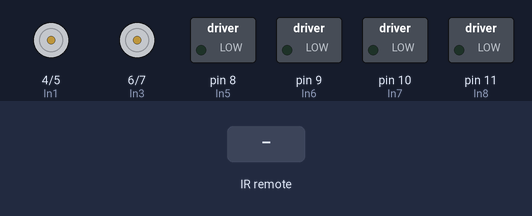
A sketch run on a simulated Arduino Uno, built with avr-gcc and run on an emulated ATmega328P. On the bench: motor-driver pin pairs drawn as motors (green arrow = first pin HIGH = forward, orange = second pin HIGH = backward, longer = more drive), switched loads named in the sketch (green lamp = pin HIGH). Inputs (shaded band) come from the test bench.

Above: at 1.2 s.
1.3 s: infrared code 0x10458 received
At 1.9 s:
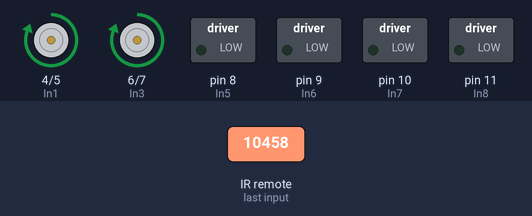
2.8 s: infrared code 0x10459 received
At 4.0 s:
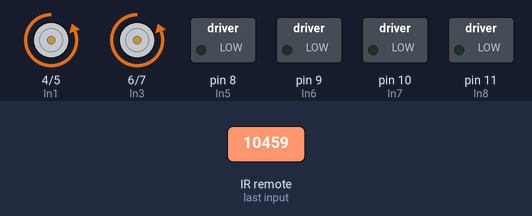
4.3 s: infrared code 0x1045B received
At 5.4 s:
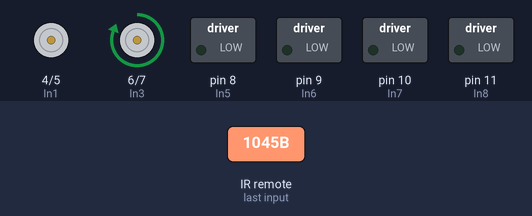
5.8 s: infrared code 0x1045A received
At 6.5 s:
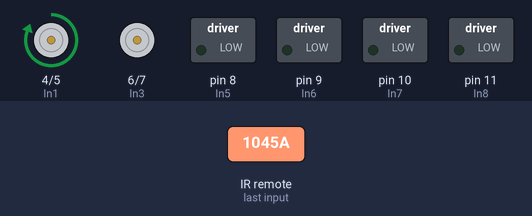
7.3 s: infrared code 0x1045C received
At 7.7 s:
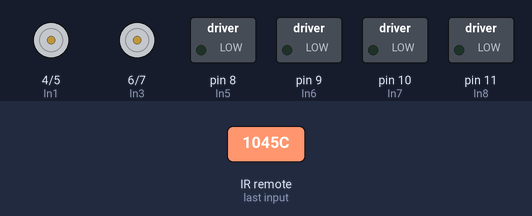
8.8 s: infrared code 0x458 received
At 10.0 s:
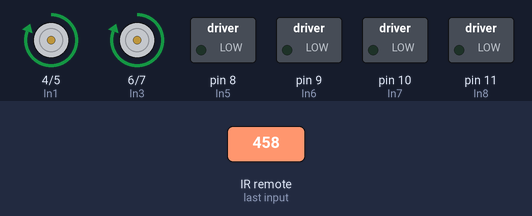
Timing chart, 0 to 11.3 s (numbered marks = the images above; inputs shaded):
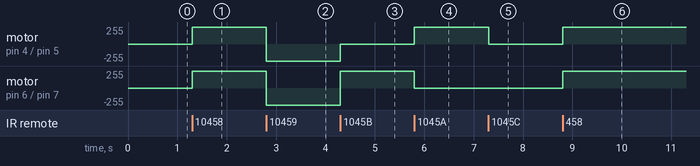

The sketch:

sketch_jun06_L298N.ino
```cpp
#include <IRremote.h>

const int In1 = 4;
const int In2 = 5;
const int In3 = 6;
const int In4 = 7;
const int In5 = 8;
const int In6 = 9;
const int In7 = 10;
const int In8 = 11;
const byte RECV_PIN = 3;

IRrecv irrecv(RECV_PIN);
decode_results results;


void setup() {
  irrecv.enableIRIn();
  pinMode(In1, OUTPUT);
  pinMode(In2, OUTPUT);
  pinMode(In3, OUTPUT);
  pinMode(In4, OUTPUT);
  pinMode(In5, OUTPUT);
  pinMode(In6, OUTPUT);
  pinMode(In7, OUTPUT);
  pinMode(In8, OUTPUT);
}
void loop() {
  if (irrecv.decode(&results)) { // 如果收到紅外線遙控訊號...
    switch (results.value) { // 讀取解析之後的數值，並且比較...
      case 0x10458: // 若此數值等於「錄影」...
        mfront();
        break;
      case 0x10459: // 若此數值等於「錄影」...
        mback();
        break;
      case 0x1045B: // 若此數值等於「錄影」...
        mleft();
        break;
      case 0x1045A: // 若此數值等於「錄影」...
        mright();
        break;
      case 0x1045C: // 若此數值等於「錄影」...
        mstop();
        break;
      case 0x458: // 若此數值等於「錄影」...
        mfront();
        break;
      case 0x459: // 若此數值等於「錄影」...
        mback();
        break;
      case 0x45B: // 若此數值等於「錄影」...
        mleft();
        break;
      case 0x45A: // 若此數值等於「錄影」...
        mright();
        break;
      case 0x45C: // 若此數值等於「錄影」...
        mstop();
        break;


      case 0x10406: // 若此數值等於「左方向鍵」...
        aleft();
        break;
      case 0x10404: // 若此數值等於「右方向鍵」...
        aright();
        break;
      case 0x406: // 若此數值等於「左方向鍵」...
        aleft();
        break;
      case 0x404: // 若此數值等於「右方向鍵」...
        aright();
        break;


      case 0x10408: // 若此數值等於「左方向鍵」...
        aback();
        break;
      case 0x10402: // 若此數值等於「右方向鍵」...
        afront();
        break;
      case 0x408: // 若此數值等於「左方向鍵」...
        aback();
        break;
      case 0x402: // 若此數值等於「右方向鍵」...
        afront();
        break;

      case 0x10405: // 若此數值等於「左方向鍵」...
        astop();
        break;
      case 0x405: // 若此數值等於「右方向鍵」...
        astop();
        break;
    }
    irrecv.resume(); // 準備接收下一筆資料
  }
}


void mstop() {
  digitalWrite(In1, LOW);
  digitalWrite(In2, LOW);
  digitalWrite(In3, LOW);
  digitalWrite(In4, LOW);
}
void mfront() {
  digitalWrite(In1, HIGH);
  digitalWrite(In2, LOW);
  digitalWrite(In3, HIGH);
  digitalWrite(In4, LOW);
}
void mback() {
  digitalWrite(In1, LOW);
  digitalWrite(In2, HIGH);
  digitalWrite(In3, LOW);
  digitalWrite(In4, HIGH);
}
void mleft() {
  digitalWrite(In1, LOW);
  digitalWrite(In2, LOW);
  digitalWrite(In3, HIGH);
  digitalWrite(In4, LOW);
}
void mright() {
  digitalWrite(In1, HIGH);
  digitalWrite(In2, LOW);
  digitalWrite(In3, LOW);
  digitalWrite(In4, LOW);
}

void astop() {
  digitalWrite(In5, LOW);
  digitalWrite(In6, LOW);
  digitalWrite(In7, LOW);
  digitalWrite(In8, LOW);
}
void afront() {
  digitalWrite(In5, HIGH);
  digitalWrite(In6, LOW);
  digitalWrite(In7, HIGH);
  digitalWrite(In8, LOW);
}
void aback() {
  digitalWrite(In5, LOW);
  digitalWrite(In6, HIGH);
  digitalWrite(In7, LOW);
  digitalWrite(In8, HIGH);
}
void aleft() {
  digitalWrite(In5, LOW);
  digitalWrite(In6, LOW);
  digitalWrite(In7, HIGH);
  digitalWrite(In8, LOW);
}
void aright() {
  digitalWrite(In5, HIGH);
  digitalWrite(In6, LOW);
  digitalWrite(In7, LOW);
  digitalWrite(In8, LOW);
}
```

Measured:
- after the input at 1.3 s, motor on pin 4 (In1) / pin 5 (In2), motor on pin 6 (In3) / pin 7 (In4): stopped → forward 255/255 at once
- after the input at 2.8 s, motor on pin 4 (In1) / pin 5 (In2), motor on pin 6 (In3) / pin 7 (In4): forward 255/255 → backward 255/255 at once
- after the input at 4.3 s, motor on pin 4 (In1) / pin 5 (In2): backward 255/255 → stopped at once; motor on pin 6 (In3) / pin 7 (In4): backward 255/255 → forward 255/255 at once
- after the input at 5.8 s, motor on pin 4 (In1) / pin 5 (In2): stopped → forward 255/255 at once; motor on pin 6 (In3) / pin 7 (In4): forward 255/255 → stopped at once
- after the input at 7.3 s, motor on pin 4 (In1) / pin 5 (In2): forward 255/255 → stopped at once
- after the input at 8.8 s, motor on pin 4 (In1) / pin 5 (In2), motor on pin 6 (In3) / pin 7 (In4): stopped → forward 255/255 at once
